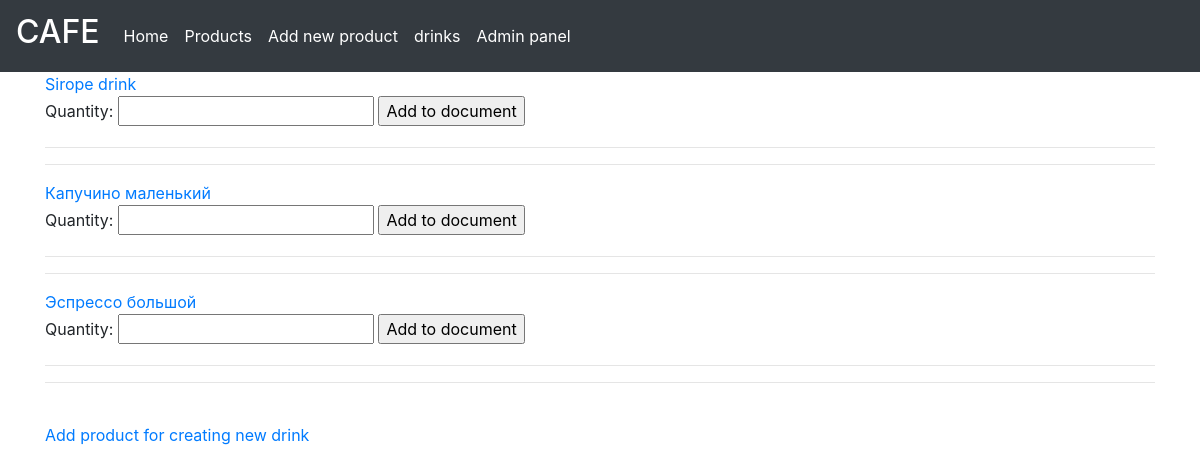
Before: /drinks with the older database file.
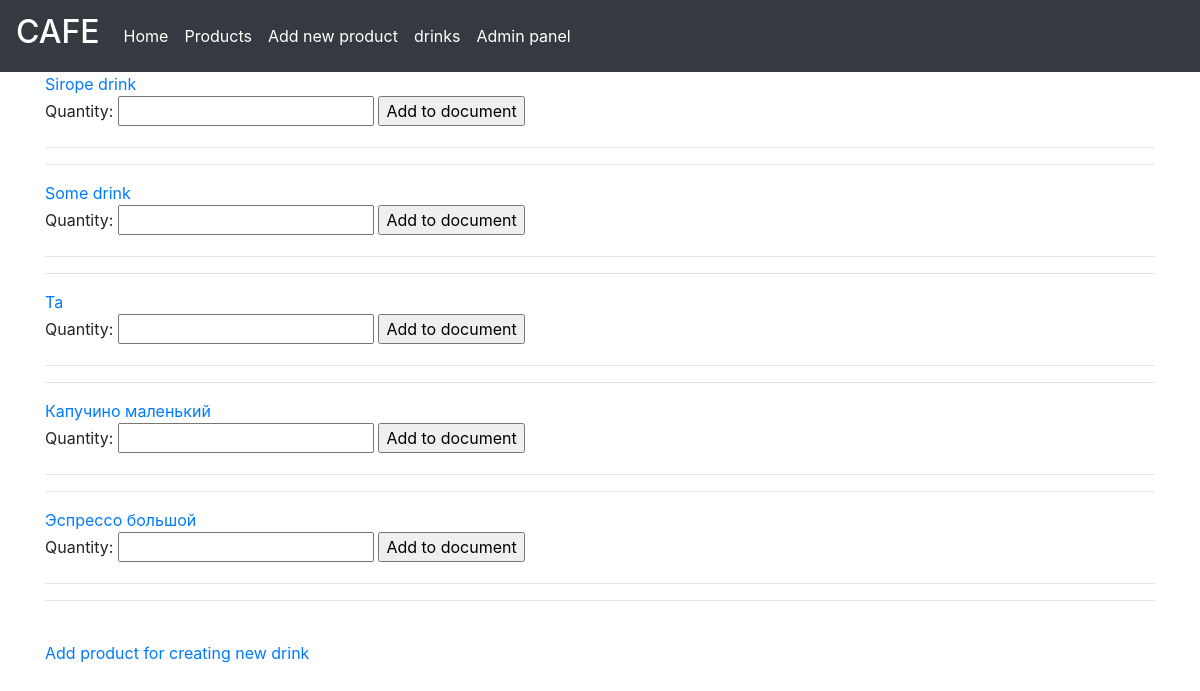
After: the same page with the newer database file.
### cafecrm/models.py (models this page shows, shortened)
class Drink(models.Model):
    drink_name = models.CharField(max_length=50)
    slug = models.SlugField(unique='drink_name', blank=True)
    class Meta:
        ordering = ('drink_name',)
        verbose_name = 'Drink'
        verbose_name_plural = 'Drinks'
    def get_absolute_url(self):
        return reverse('cafecrm:drink_detail', args=[self.slug, ])

### cafecrm/views.py (the view)
# urls.py: path('drinks', views.drinks, name='drinks'),
def drinks(request):
    drinks = Drink.objects.all().order_by('drink_name')
    sell_drink_form = SellAddForm()
    context = {
        'title': 'Drinks',
        'drinks': drinks,
        'sell_drink_form': sell_drink_form
    }
    return render(request,
                  'cafecrm/drinks.html', context)

### sell_temp/forms.py
class SellAddForm(forms.Form):
    quantity = forms.IntegerField(min_value=1)
    update = forms.BooleanField(required=False, initial=False, widget=forms.HiddenInput)

### doc_temp/context_processors.py (called while the page is built)
def doc(request):
    return {'doc_temp': Doctemp(request)}

### templates/cafecrm/drinks.html (shortened to what this page needs)
{% extends 'cafecrm/base.html' %}
{%  load static %}
{% block content %}
<div class="item">
        {% if drinks %}
            {% for drink in drinks %}
                <a href="{{ drink.get_absolute_url }}">{{ drink.drink_name }}</a>
                <form action="{% url 'sell_temp:sell_add' drink.id %}" method="post">
                {{ sell_drink_form }}
                <input type="submit" value="Add to document">
            </form>
            <hr>
                <hr>
            {% endfor %}
        {% else %}
            There are no drinks in menu.
        {% endif %}
    <br><a href="{% url 'cafecrm:products' %}" class="button light">Add product for creating new drink</a>
</div>
{% endblock %}

Changed rows visible on the page:
added Drink: drink_name "Some drink"
added Drink: drink_name "Ta"
